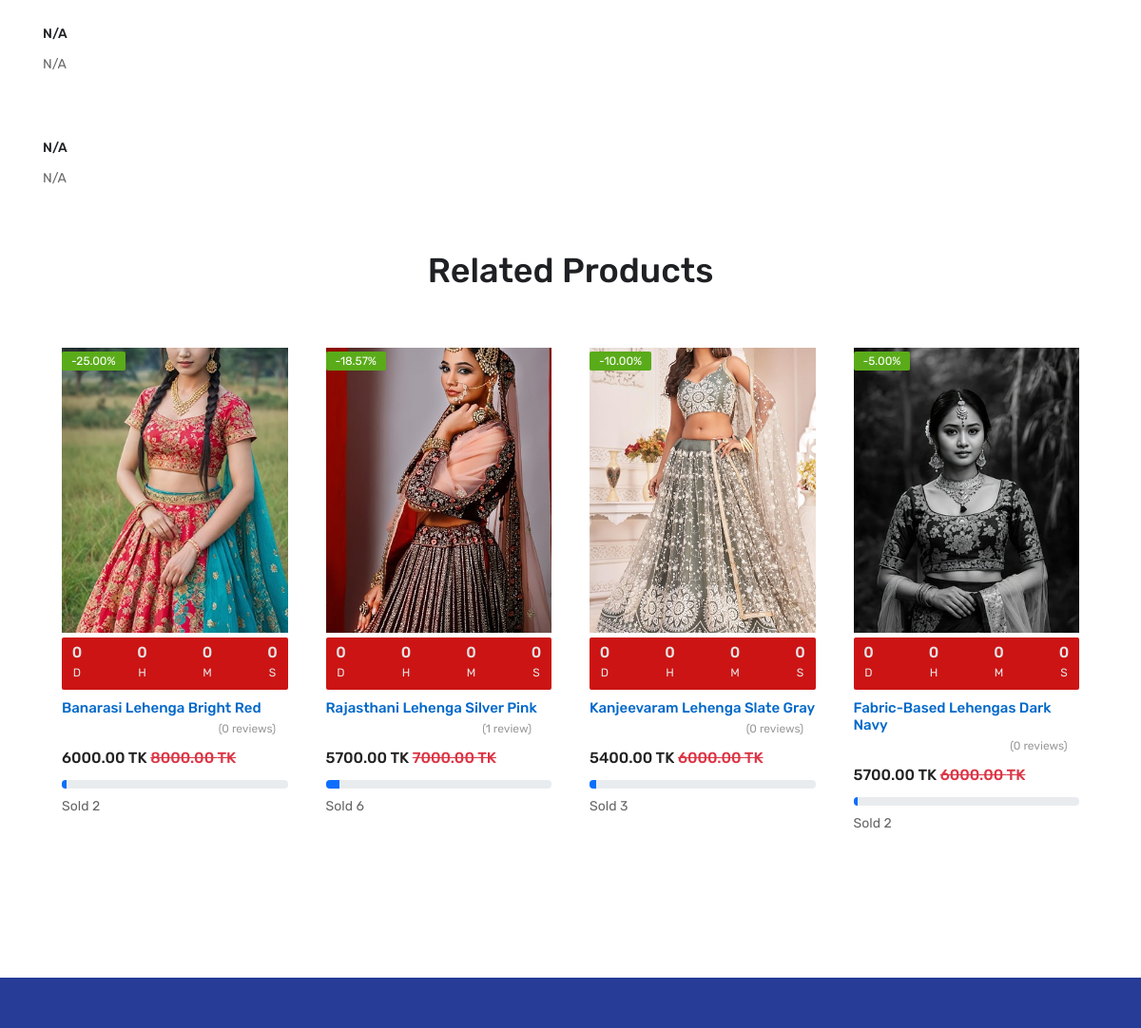
/product/paithani-lehenga-dark-red/1/ (middle part), run on an earlier commit of the app's database.
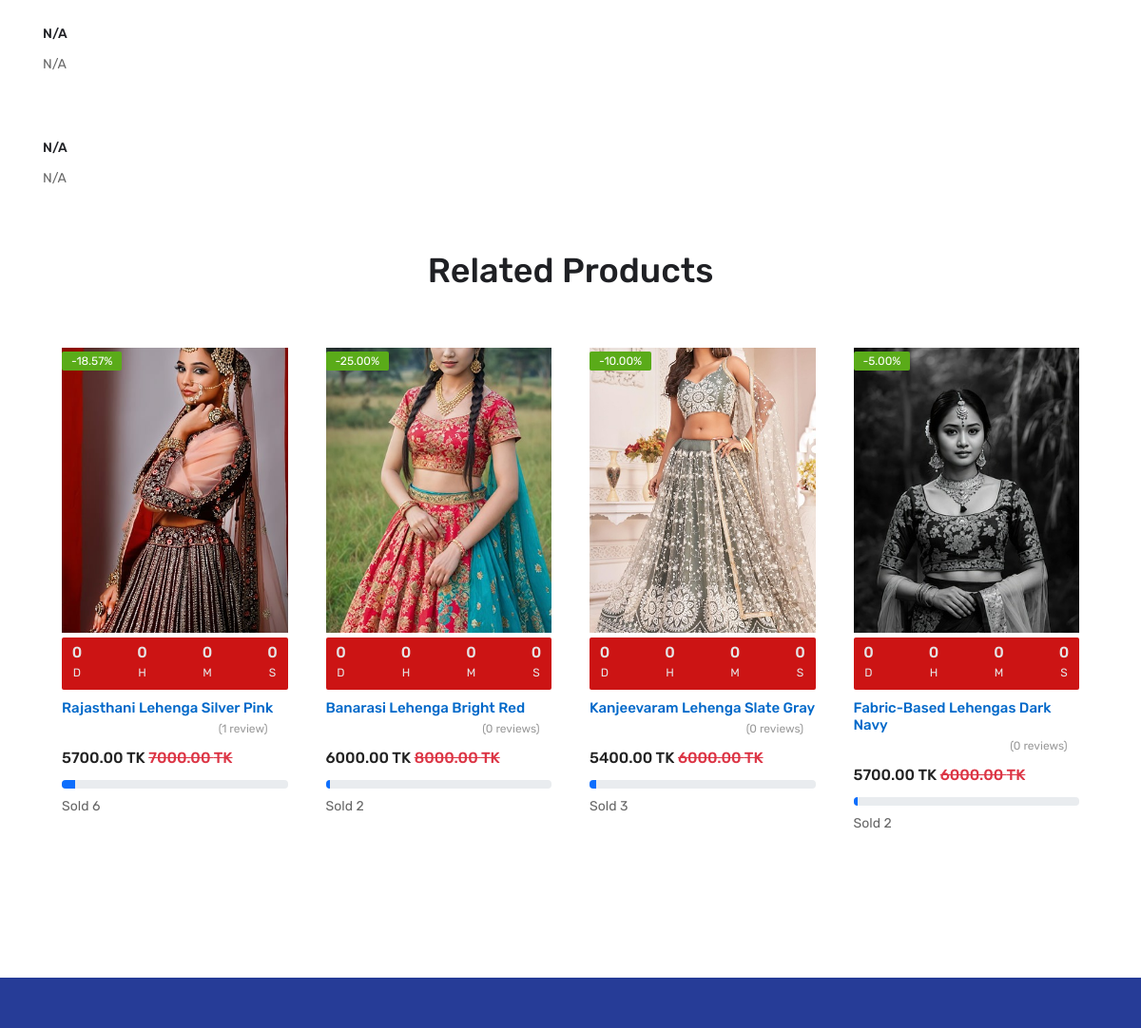
And on a later commit of the database.
### store/models.py (models this page shows, shortened)
class ImageTagMixin(models.Model):
    class Meta:
        abstract = True

class Product(ImageTagMixin):
    category = models.ForeignKey(Category, related_name='products', on_delete=models.CASCADE)
    brand = models.ForeignKey(Brand, related_name='products', on_delete=models.CASCADE)
    variant = models.CharField(max_length=150, choices=VARIANTS_TYPE_CHOICES, default='none')
    title = models.CharField(max_length=150, unique=True)
    slug = models.SlugField(max_length=150, unique=True, blank=True, null=True)
    old_price = models.DecimalField(max_digits=10, decimal_places=2, default=Decimal('6000.00'))
    sale_price = models.DecimalField(max_digits=10, decimal_places=2, default=Decimal('4000.00'))
    discount_percent = models.DecimalField(max_digits=5, decimal_places=2, validators=[MinValueValidator(0), MaxValueValidator(90)], default=Decimal('33.33'))
    available_stock = models.PositiveIntegerField(validators=[MaxValueValidator(10000)], default=1)
    sold = models.PositiveIntegerField(default=0)
    visited = models.PositiveIntegerField(default=0)
    prev_des = models.TextField(default='N/A')
    add_des = models.TextField(default='N/A')
    short_des = models.TextField(default='N/A')
    long_des = models.TextField(default='N/A')
    keyword = models.TextField(default='N/A')
    description = models.TextField(default='N/A')
    tag = models.CharField(max_length=150, default='N/A')
    deadline = models.DateTimeField(blank=True, null=True)
    is_deadline = models.BooleanField(default=False)
    is_featured = models.BooleanField(default=False)
    status = models.CharField(max_length=10, choices=STATUS_CHOICES, default='active')
    created_at = models.DateTimeField(auto_now_add=True)
    updated_at = models.DateTimeField(auto_now=True)
    class Meta:
        ordering = ['id']
        verbose_name_plural = '05. Products'

class ImageGallery(ImageTagMixin):
    product = models.ForeignKey(Product, related_name='images', on_delete=models.CASCADE)
    image = models.ImageField(upload_to='galleries/%Y/%m/%d/', validators=[validate_image_size])
    status = models.CharField(max_length=10, choices=STATUS_CHOICES, default='active')
    created_at = models.DateTimeField(auto_now_add=True)
    updated_at = models.DateTimeField(auto_now=True)
    class Meta:
        ordering = ['id']
        verbose_name_plural = '07. Image Galleries'

### store/views.py (the view)
# urls.py: path('product/<slug:slug>/<int:id>/', ProductDetailView.as_view(), name='product-detail'),
@method_decorator(never_cache, name='dispatch')
class ProductDetailView(generic.View):
    def get(self, request, slug, id):
        try:
            product = get_object_or_404(
                Product.objects.select_related('category', 'brand')
                .annotate(avg_rate=Avg('reviews__rating', filter=Q(reviews__status='active'))),
                slug=slug,
                id=id,
                status='active',
                available_stock__gt=0
            )
            session_key = f'viewed_product_{product.id}'
            if not request.session.get(session_key):
                Product.objects.filter(id=product.id).update(visited=F('visited') + 1)
                request.session[session_key] = True
                product.refresh_from_db()
            related_products = Product.objects.filter(
                category=product.category,
                status='active',
            ).exclude(id=product.id).order_by('-visited')[:4]
            context = {'product': product, 'related_products': related_products, 'sizes': [], 'colors': [], 'variant': None}
            if product.variant != 'none':
                variants = ProductVariant.objects.filter(
                    product=product,
                    status='active',
                    available_stock__gt=0
                ).select_related('size', 'color').order_by('id')
                if variants.exists():
                    variant = variants[0]
                    sizes, seen_sizes = [], set()
                    for v in variants:
                        if v.size and v.size.id not in seen_sizes:
                            sizes.append({'id': v.size.id, 'code': v.size.title})
                            seen_sizes.add(v.size.id)
                    if variant.size:
                        colors = [v for v in variants if v.size == variant.size]
                    else:
                        colors = [v for v in variants if v.color]
                    context.update({'sizes': sizes, 'colors': colors, 'variant': variant})
            return render(request, 'store/product-detail.html', context)
        except Exception as e:
            logger.error(f"ProductDetailView GET error: {e}", exc_info=True)
            return render(request, 'store/product-detail.html', {'product': None, 'related_products': [], 'sizes': [], 'colors': [], 'variant': None})

### cart/context_processors.py (called while the page is built, shortened)
def cart_context(request):
    SHIPPING_COST = Decimal('150.00')  # Shipping cost can be Decimal for precision
    return {
        'cart_items': [],
        'cart_count': 0,
        'wish_count': 0,
        'shipping_cost': Decimal('0.00'),
        'total_price': Decimal('0.00'),
        'grand_total': Decimal('0.00')
    }

### store/models.py (called while the page is built)
    def get_image(self):
        image = ImageGallery.objects.filter(id=self.image_id, product=self.product).first()
        return image.image if image else None

    @property
    def image_url(self):
        img = self.get_image()
        return img.url if img else None

### templates/store/product-detail.html (shortened to what this page needs)
{% extends 'base.html' %}
{% load static %}
{% block main_content %}
<div class="product-details-des mt-40 mb-60">
    <div class="container">
        <div class="tab-content" id="prodductDesTaContent">
            <div class="tab-pane fade active show" id="des" role="tabpanel" aria-labelledby="des-tab">
                <div class="product__details-des-wrapper">
                    <h6 class="des-sm-title">{{product.prev_des}}</h6>
                    <p class="des-text mb-35">
                        {{product.add_des}}
                    </p>
                </div>
                <div class="product__details-des-wrapper">
                    <h6 class="des-sm-title">{{product.short_des}}</h6>
                    <p class="des-text mb-35">
                        {{product.long_des}}
                    </p>
                </div>
            </div>
        </div>
    </div>
</div>
<section class="relative-product pb-60">
    <div class="container">
        <div class="row">
            <div class="col-xxl-12">
                <div class="section__title-wrapper text-center mb-40">
                    <h2 class="section__title">Related Products</h2>
                </div>
            </div>
        </div>
       <div class="row">
            <div class="product-bs-slider">
                <div class="product-slider swiper-container">
                    <div class="swiper-wrapper">
                    {% if related_products %}
                    {% for product in related_products %}
                        <div class="product__item swiper-slide">
                            <div class="product__thumb fix">
                                <div class="product-image w-img">
                                    <a href="{% url "product-detail" product.slug product.id %}">
                                        {% if product.images.first %}
                                            <img src="{{ product.images.first.image.url }}" alt="{{product.title|title}}" style="width: 260px; height: 300px; object-fit: cover">
                                        {% endif %}
                                    </a>
                                </div>
                                {% if product.deadline %}
                                <div class="countdown countdown-small mt-5">
                                    <div class="countdown-inner b-radius"
                                        data-countdown=""
                                        data-date="{{ product.deadline|date:'c' }}">
                                        <ul class="text-center" style="padding:0; list-style:none; display:flex; justify-content:center; gap:10px;">
                                            <li><span data-days="">0</span>d</li>
                                            <li><span data-hours="">0</span>h</li>
                                            <li><span data-minutes="">0</span>m</li>
                                            <li><span data-seconds="">0</span>s</li>
                                        </ul>
                                    </div>
                                </div>
                                {% endif %}
                                <div class="product__offer">
                                    <span class="discount">-{{product.discount_percent}}%</span>
                                </div>
                            </div>
                            <div class="product__content">
                                <h6><a href="{% url 'product-detail' product.slug product.id %}">{{product.title|title|truncatewords:5}}</a></h6>
                                <div class="rating mb-5">
                                    <ul>
                                    </ul>
                                    <span>({{ product.reviews.count }} review{{ product.reviews.count|pluralize }})</span>
                                </div>
                                <div class="price mb-10"><span>
                                   {{product.sale_price}} TK
                                    <del class="text-danger">
                                    {% if product.old_price %}
                                       {{product.old_price}} TK
                                    {% endif %}
                                    </del>
                                </span></div>
                                <div class="progress mb-5">
                                    <div class="progress-bar bg-primary" style="width:{{ product.sold }}%"></div>
                                </div>
                                <div class="progress-rate"><span>Sold {{product.sold}}</span></div>
                            </div>
                        </div>
                    {% endfor %}
                    {% else %}
                    <p>No products found </p>
                    {% endif %}
                    </div>
                </div>
            </div>
        </div>
    </div>
</section>
{% endblock main_content %}

### templates/base.html (shortened to what this page needs)
{% load static %}
<!doctype html>
<html class="no-js" lang="en">
<head>
    <link rel="stylesheet" href="//cdn.jsdelivr.net/npm/alertifyjs@1.14.0/build/css/alertify.min.css"/>
    <link rel="stylesheet" href="//cdn.jsdelivr.net/npm/alertifyjs@1.14.0/build/css/themes/default.min.css"/>
    <link rel="stylesheet" href="https://cdnjs.cloudflare.com/ajax/libs/font-awesome/7.0.1/css/all.min.css">
    <link rel="stylesheet" href="{% static 'assets/css/preloader.css' %}">
    <link rel="stylesheet" href="{% static 'assets/css/bootstrap.css' %}">
    <link rel="stylesheet" href="{% static 'assets/css/meanmenu.css' %}">
    <link rel="stylesheet" href="{% static 'assets/css/animate.css' %}">
    <link rel="stylesheet" href="{% static 'assets/css/owl-carousel.css' %}">
    <link rel="stylesheet" href="{% static 'assets/css/swiper-bundle.css' %}">
    <link rel="stylesheet" href="{% static 'assets/css/backtotop.css' %}">
    <link rel="stylesheet" href="{% static 'assets/css/magnific-popup.css' %}">
    <link rel="stylesheet" href="{% static 'assets/css/nice-select.css' %}">
    <link rel="stylesheet" href="{% static 'assets/flaticon/flaticon.css' %}">
    <link rel="stylesheet" href="{% static 'assets/css/font-awesome-pro.css' %}">
    <link rel="stylesheet" href="{% static 'assets/css/default.css' %}">
    <link rel="stylesheet" href="{% static 'assets/css/ratings.css' %}">
    <link rel="stylesheet" href="{% static 'assets/css/style.css' %}">
   </head>
   <body>
        {% block main_content %}
        {% endblock main_content %}
        <footer>
            <div class="fotter-area d-blue-bg">
                <div class="footer__top pt-60 pb-10">
                </div>
            </div>
        </footer>
    </body>
</html>

### static/assets/css/default.css (style rules this page uses)
.mt-5 { margin-top:5px !important }
.mt-40 { margin-top:40px }
.mb-5 { margin-bottom:5px !important }
.mb-10 { margin-bottom:10px }
.mb-35 { margin-bottom:35px }
.mb-40 { margin-bottom:40px }
.mb-60 { margin-bottom:60px }
.pt-60 { padding-top:60px }
.pb-10 { padding-bottom:10px }
.pb-60 { padding-bottom:60px }

### static/assets/css/ratings.css (style rules this page uses)
.rating { padding: 0 10px; display: inline-block; position: relative; font-size: 20px; }

What changed in the data, as far as the page shows it:
changed Product "Rajasthani Lehenga Silver Pink": moves up the list
